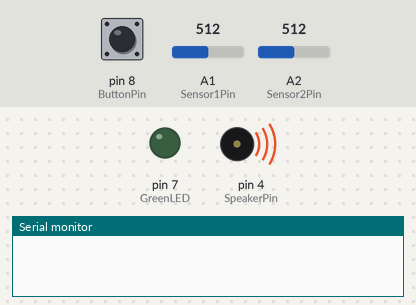
Bench run of a sketch on a simulated Arduino Uno, built with avr-gcc and run on an emulated ATmega328P. On the bench: output pins drawn as LEDs (lit = HIGH), buzzer (waves = sounding), the last lines printed to the serial monitor. The test bench sets the inputs (shaded band); at power-on: pin 8 (ButtonPin) HIGH, A1 (Sensor1Pin) = 512, A2 (Sensor2Pin) = 512.

Above: at 0.1 s.
At 1.7 s:
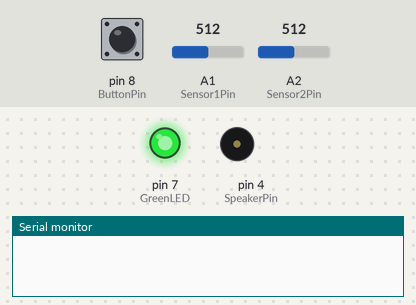
1.8 s: pin 8 (ButtonPin) pulled LOW for 2.6 s
At 2.9 s:
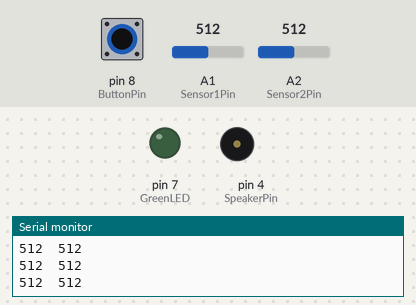
Timing chart, 0 to 5.9 s (numbered marks = the images above; inputs shaded):
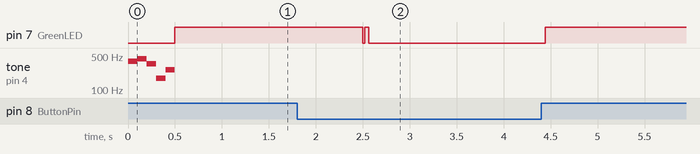

Measured:
- after the input at 1.8 s, pin 7 (GreenLED): HIGH → LOW after 0.70 s, → HIGH 0.02 s later, → LOW 0.04 s later, → HIGH 1.9 s later

The sketch:

distancetestmod.ino
```cpp
/*
This code is designed for the enactive torch v3.0. It is designed for mapping
sensor voltage values to distance in cm. This code is used to create a look up
table of voltage to distance. The Sharp sensors have a non-linear response to
distance so this lookup can be used to linearise the voltage values or determine
the appropriate value range for a particular study.

Modified by: Maurice Lamb 10-26-12
*/

 //global variables
 int Sensor1, Sensor2;
 //int AccX, AccY, AccZ;
 //int MotorValue = 0;
 int ToneFrequency = 500;
 // variable for time keeping
 unsigned long time;

 //pin input and output constants
 //const int MotorOutputPin = 9; //digital pin 4 - PWM OUTPUT
 const int SpeakerPin = 4; //digital pin 4 - OUTPUT
 const int ButtonPin = 8; //digital pin 8 - INPUT
 const int GreenLED = 7; //digital pin 7 - OUTPUT
 const int Sensor1Pin = 1; //analog input pin 1 - Long range sensor 20-150cm
 const int Sensor2Pin = 2; //analog input pin 2 - Short range sensor 8-80cm
 //const int AccXPin = 5; //analog input pin 5
 //const int AccYPin = 4; //analog input pin 4
 //const int AccZPin = 3; //analog input pin 3
 /*
 X axis is along the length of the ET
 Y axis across the width
 Z axis from bottom to top
 */

 //a high voltage on the LED pin switches it off
 #define LEDOFF HIGH
 #define LEDON LOW


 void setup()
 {
  //Test baud speed, use fastest speed that doesn't introduce errors
  Serial.begin(115200);
  //set up the digital inputs and outputs
  pinMode(SpeakerPin, OUTPUT);
  pinMode(ButtonPin, INPUT);
  pinMode(GreenLED, OUTPUT);
  playTone();
 }

 void loop()
 {
   /*
   This code takes data from the long range (20-150cm) and the short range sensor (8-80cm) and
   prints it to the serial terminal.

   The USB programmer will only work when the device is switched OFF
   The arduino Pro-mini can draw power from the USB programmer but if
   the ET is switched ON when the programmer is inserted then there is a conflict
   between the USB programmer and the bluetooth device
   (Both share the same Tx and RX pins on the arduino)
   This means that the sensors are OFF when the device is communicating over USB
   and consequently any sensor data will be garbage.
   The speaker is powered by the arduino so it will work with the programmer attached
   */
   //digitalWrite(GreenLED, LEDOFF);
   // Record time in milliseconds
   //time = millis();

   Serial.println();
   delay(2000);

   while(!digitalRead(ButtonPin))
   {
    digitalWrite(GreenLED, LEDON);
   Sensor1 = analogRead(Sensor1Pin);
   Sensor2 = analogRead(Sensor2Pin);
   Serial.print(Sensor1);
   Serial.print("\t");
   Serial.println(Sensor2);
   delay(10);

    digitalWrite(GreenLED, LEDOFF);

 }

 }

 void playTone()
 {
   //play a quick tune on startup
   digitalWrite(GreenLED, LEDON);
   tone(SpeakerPin, 392); //Start with a tone
   delay(100);
   tone(SpeakerPin, 440); //Up a full tone
   delay(100);
   tone(SpeakerPin, 349); //Down a major third
   delay(100);
   tone(SpeakerPin, 174); //Now drop an octave
   delay(100);
   tone(SpeakerPin, 261); //Up a perfect fifth
   delay(100);
   noTone(SpeakerPin);
   digitalWrite(GreenLED, LEDOFF);

 }
```
